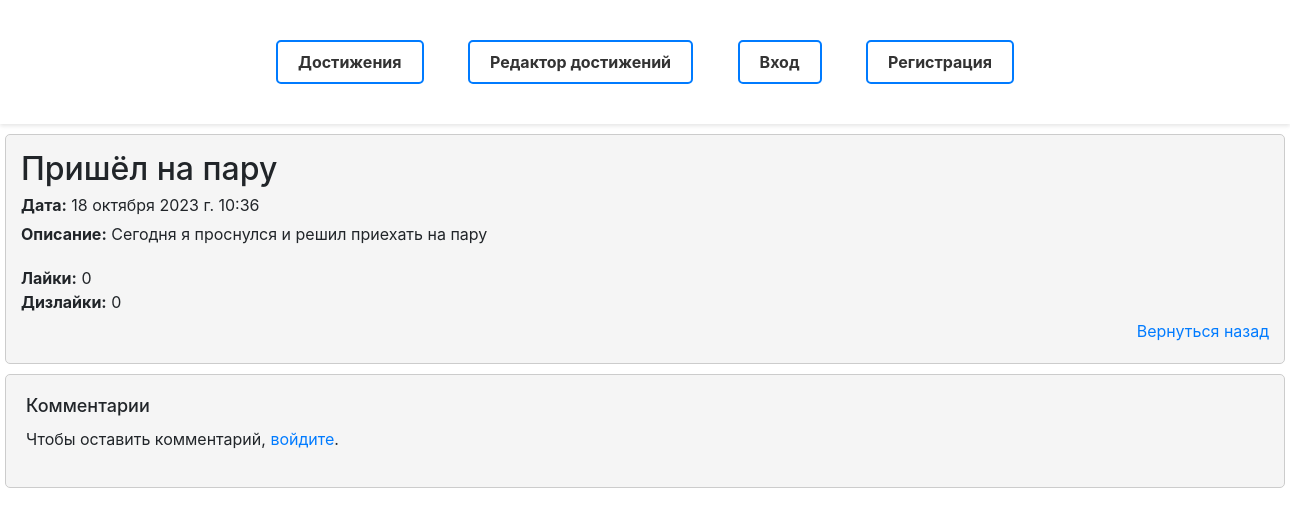
Page /achievement/3 on the earlier database version.
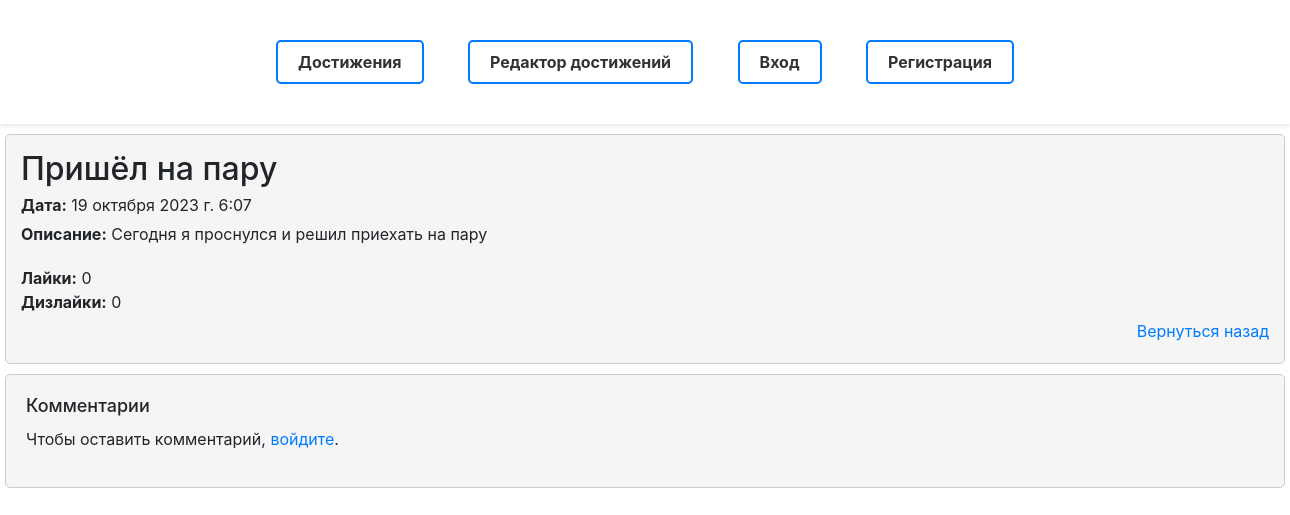
Same page on the later database version.
### laba1/models.py (models this page shows, shortened)
class Achievement(models.Model):
    title = models.CharField(verbose_name='Название', max_length=50)
    date = models.DateTimeField(verbose_name='Дата и время', auto_now=True)
    description = models.TextField(verbose_name='Описание')
    class Meta:
        verbose_name = 'Достижение'
        verbose_name_plural = 'Достижения'

### laba1/views.py (the view)
# urls.py: path('achievement/<int:pk>', views.AchievementDetail.as_view(), name='detail_achievement'),
class AchievementDetail(DetailView):
    model = Achievement
    template_name = 'laba1/achievement.html'
    context_object_name = 'achievement'
    def get_context_data(self, **kwargs):
        context = super().get_context_data(**kwargs)
        achievement = self.get_object()
        comments = Comment.objects.filter(achievement=achievement)
        likes = Like.objects.filter(achievement=achievement, liked=True).count()
        dislikes = Like.objects.filter(achievement=achievement, liked=False).count()
        user = self.request.user
        liked_by_user = False
        disliked_by_user = False
        if user.is_authenticated:
            liked_by_user = Like.objects.filter(achievement=achievement, user=user, liked=True).exists()
            disliked_by_user = Like.objects.filter(achievement=achievement, user=user, liked=False).exists()
        context['comments'] = comments
        context['likes'] = likes
        context['dislikes'] = dislikes
        context['liked_by_user'] = liked_by_user
        context['disliked_by_user'] = disliked_by_user
        return context

### laba1/templates/laba1/achievement.html (shortened to what this page needs)
{% extends "laba1/index.html" %}
{% block content %}
<div class="achievement_block">
    <h2>{{ achievement.title }}</h2>
    <p><strong>Дата:</strong> {{ achievement.date }}</p>
    <p><strong>Описание:</strong> {{ achievement.description }}</p>
    <div class="like-count">
        <p><strong>Лайки:</strong> {{ likes }}</p>
        <p><strong>Дизлайки:</strong> {{ dislikes }}</p>
    </div>
    <p align="right"><a href="/">Вернуться назад</a></p>
</div>
    <div class="comment_block">
        <h3>Комментарии</h3>
        {% if user.is_authenticated %}
            <div class="comment-form">
                <h4>Оставить комментарий</h4>
                <form method="post" action="{% url 'add_comment' achievement.id %}">
                    {% csrf_token %}
                    <textarea name="text" rows="4" cols="50" placeholder="Напишите ваш комментарий"></textarea><br>
                    <button type="submit">Оставить комментарий</button>
                </form>
            </div>
        {% else %}
            <p>Чтобы оставить комментарий, <a href="{% url 'login' %}">войдите</a>.</p>
        {% endif %}
    </div>
{% endblock %}

Differences in the rows shown:
changed Achievement "Пришёл на пару": date "18 октября 2023 г. 10:36" → "19 октября 2023 г. 6:07"
